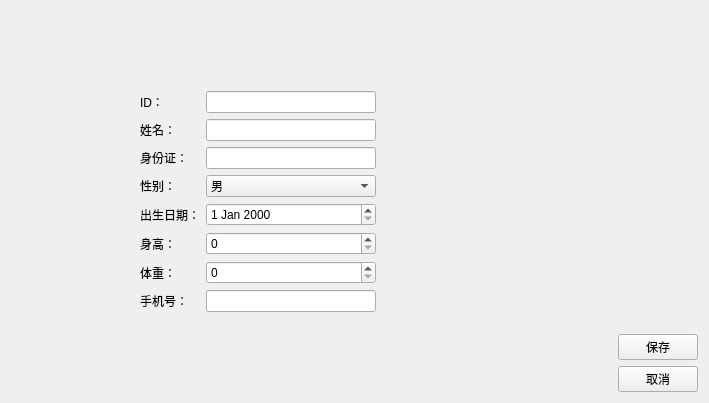
<?xml version="1.0" encoding="UTF-8"?>
<ui version="4.0">
 <class>PatientEditView</class>
 <widget class="QWidget" name="PatientEditView">
  <property name="geometry">
   <rect>
    <x>0</x>
    <y>0</y>
    <width>709</width>
    <height>403</height>
   </rect>
  </property>
  <property name="windowTitle">
   <string>编辑患者信息</string>
  </property>
  <layout class="QHBoxLayout" name="horizontalLayout_2">
   <item>
    <layout class="QVBoxLayout" name="verticalLayout_2">
     <item>
      <spacer name="verticalSpacer_2">
       <property name="orientation">
        <enum>Qt::Orientation::Vertical</enum>
       </property>
       <property name="sizeHint" stdset="0">
        <size>
         <width>20</width>
         <height>53</height>
        </size>
       </property>
      </spacer>
     </item>
     <item>
      <layout class="QHBoxLayout" name="horizontalLayout">
       <item>
        <spacer name="horizontalSpacer">
         <property name="orientation">
          <enum>Qt::Orientation::Horizontal</enum>
         </property>
         <property name="sizeType">
          <enum>QSizePolicy::Policy::Fixed</enum>
         </property>
         <property name="sizeHint" stdset="0">
          <size>
           <width>129</width>
           <height>20</height>
          </size>
         </property>
        </spacer>
       </item>
       <item>
        <layout class="QFormLayout" name="formLayout">
         <item row="0" column="0">
          <widget class="QLabel" name="label">
           <property name="text">
            <string>ID：</string>
           </property>
          </widget>
         </item>
         <item row="0" column="1">
          <widget class="QLineEdit" name="lineEdit"/>
         </item>
         <item row="1" column="0">
          <widget class="QLabel" name="label_2">
           <property name="text">
            <string>姓名：</string>
           </property>
          </widget>
         </item>
         <item row="1" column="1">
          <widget class="QLineEdit" name="lineEdit_2"/>
         </item>
         <item row="2" column="0">
          <widget class="QLabel" name="label_3">
           <property name="text">
            <string>身份证：</string>
           </property>
          </widget>
         </item>
         <item row="2" column="1">
          <widget class="QLineEdit" name="lineEdit_3"/>
         </item>
         <item row="3" column="0">
          <widget class="QLabel" name="label_4">
           <property name="text">
            <string>性别：</string>
           </property>
          </widget>
         </item>
         <item row="3" column="1">
          <widget class="QComboBox" name="comboBox">
           <item>
            <property name="text">
             <string>男</string>
            </property>
           </item>
           <item>
            <property name="text">
             <string>女</string>
            </property>
           </item>
          </widget>
         </item>
         <item row="4" column="0">
          <widget class="QLabel" name="label_5">
           <property name="text">
            <string>出生日期：</string>
           </property>
          </widget>
         </item>
         <item row="4" column="1">
          <widget class="QDateEdit" name="dateEdit"/>
         </item>
         <item row="5" column="0">
          <widget class="QLabel" name="label_6">
           <property name="text">
            <string>身高：</string>
           </property>
          </widget>
         </item>
         <item row="6" column="0">
          <widget class="QLabel" name="label_7">
           <property name="text">
            <string>体重：</string>
           </property>
          </widget>
         </item>
         <item row="6" column="1">
          <widget class="QSpinBox" name="spinBox_2"/>
         </item>
         <item row="7" column="0">
          <widget class="QLabel" name="label_8">
           <property name="text">
            <string>手机号：</string>
           </property>
          </widget>
         </item>
         <item row="7" column="1">
          <widget class="QLineEdit" name="lineEdit_4"/>
         </item>
         <item row="5" column="1">
          <widget class="QSpinBox" name="spinBox"/>
         </item>
        </layout>
       </item>
       <item>
        <spacer name="horizontalSpacer_2">
         <property name="orientation">
          <enum>Qt::Orientation::Horizontal</enum>
         </property>
         <property name="sizeHint" stdset="0">
          <size>
           <width>40</width>
           <height>20</height>
          </size>
         </property>
        </spacer>
       </item>
      </layout>
     </item>
     <item>
      <spacer name="verticalSpacer_3">
       <property name="orientation">
        <enum>Qt::Orientation::Vertical</enum>
       </property>
       <property name="sizeHint" stdset="0">
        <size>
         <width>20</width>
         <height>53</height>
        </size>
       </property>
      </spacer>
     </item>
    </layout>
   </item>
   <item>
    <layout class="QVBoxLayout" name="verticalLayout">
     <item>
      <spacer name="verticalSpacer">
       <property name="orientation">
        <enum>Qt::Orientation::Vertical</enum>
       </property>
       <property name="sizeHint" stdset="0">
        <size>
         <width>20</width>
         <height>40</height>
        </size>
       </property>
      </spacer>
     </item>
     <item>
      <widget class="QPushButton" name="pushButton">
       <property name="text">
        <string>保存</string>
       </property>
      </widget>
     </item>
     <item>
      <widget class="QPushButton" name="pushButton_2">
       <property name="text">
        <string>取消</string>
       </property>
      </widget>
     </item>
    </layout>
   </item>
  </layout>
 </widget>
 <resources/>
 <connections/>
</ui>
